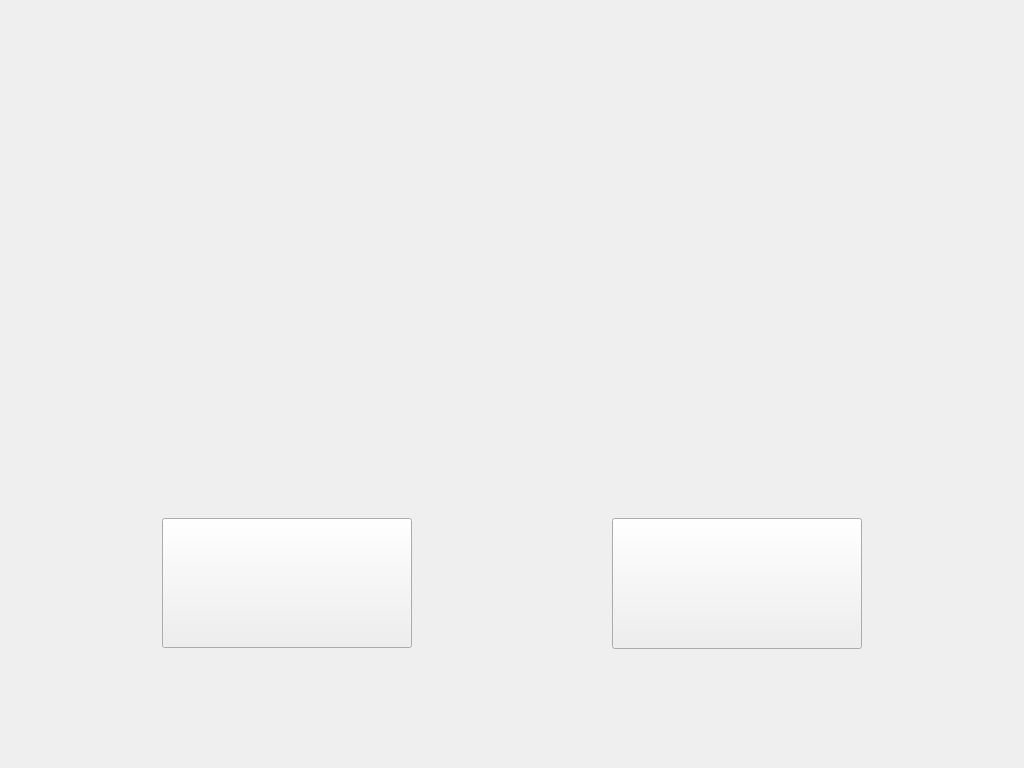
<?xml version="1.0" encoding="UTF-8"?>
<ui version="4.0">
 <class>MainWindow</class>
 <widget class="QMainWindow" name="MainWindow">
  <property name="geometry">
   <rect>
    <x>0</x>
    <y>0</y>
    <width>1024</width>
    <height>768</height>
   </rect>
  </property>
  <property name="sizePolicy">
   <sizepolicy hsizetype="Preferred" vsizetype="Preferred">
    <horstretch>0</horstretch>
    <verstretch>0</verstretch>
   </sizepolicy>
  </property>
  <property name="windowTitle">
   <string>MainWindow</string>
  </property>
  <property name="styleSheet">
   <string notr="true">border-image: url(:/new/prefix1/resource/bg.jpg);</string>
  </property>
  <widget class="QWidget" name="centralWidget">
   <layout class="QGridLayout" name="gridLayout">
    <item row="3" column="3">
     <layout class="QHBoxLayout" name="horizontalLayout">
      <property name="spacing">
       <number>200</number>
      </property>
      <property name="topMargin">
       <number>400</number>
      </property>
      <item>
       <widget class="QPushButton" name="p1pushButton">
        <property name="sizePolicy">
         <sizepolicy hsizetype="Fixed" vsizetype="Fixed">
          <horstretch>100</horstretch>
          <verstretch>0</verstretch>
         </sizepolicy>
        </property>
        <property name="minimumSize">
         <size>
          <width>250</width>
          <height>130</height>
         </size>
        </property>
        <property name="maximumSize">
         <size>
          <width>250</width>
          <height>130</height>
         </size>
        </property>
        <property name="cursor">
         <cursorShape>PointingHandCursor</cursorShape>
        </property>
        <property name="styleSheet">
         <string notr="true">border-image: url(:/new/prefix1/resource/an1.png);
</string>
        </property>
        <property name="text">
         <string/>
        </property>
        <property name="checkable">
         <bool>true</bool>
        </property>
        <property name="autoDefault">
         <bool>false</bool>
        </property>
       </widget>
      </item>
      <item>
       <widget class="QPushButton" name="p2pushButton">
        <property name="sizePolicy">
         <sizepolicy hsizetype="Minimum" vsizetype="Fixed">
          <horstretch>100</horstretch>
          <verstretch>0</verstretch>
         </sizepolicy>
        </property>
        <property name="minimumSize">
         <size>
          <width>250</width>
          <height>130</height>
         </size>
        </property>
        <property name="maximumSize">
         <size>
          <width>250</width>
          <height>131</height>
         </size>
        </property>
        <property name="cursor">
         <cursorShape>PointingHandCursor</cursorShape>
        </property>
        <property name="styleSheet">
         <string notr="true">border-image: url(:/new/prefix1/resource/an2.png);</string>
        </property>
        <property name="text">
         <string/>
        </property>
        <property name="checkable">
         <bool>true</bool>
        </property>
       </widget>
      </item>
     </layout>
    </item>
   </layout>
  </widget>
 </widget>
 <layoutdefault spacing="6" margin="11"/>
 <resources/>
 <connections/>
</ui>
